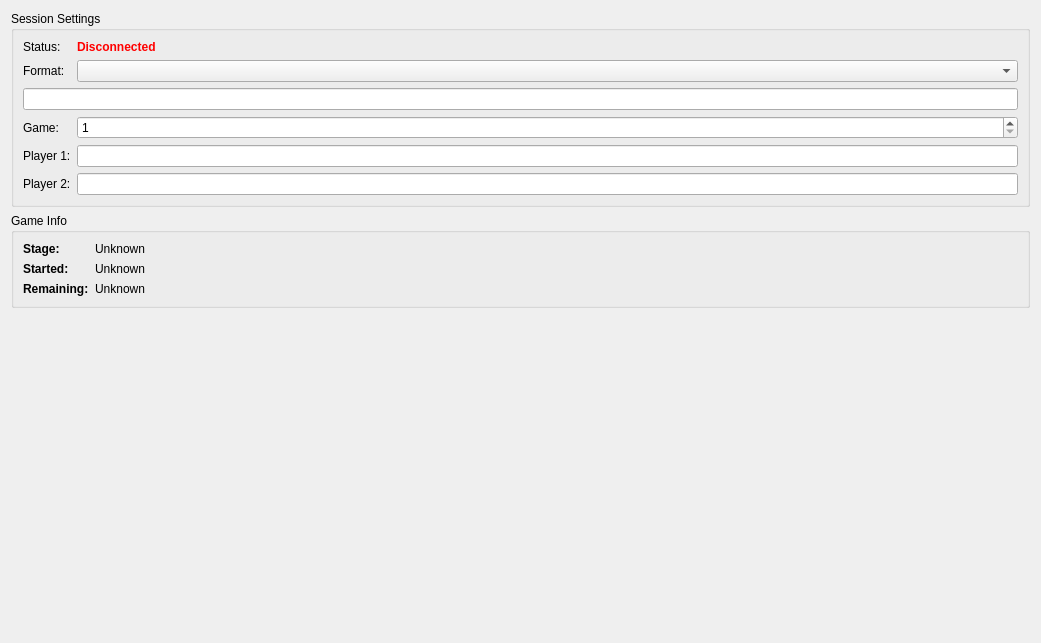
<?xml version="1.0" encoding="UTF-8"?>
<ui version="4.0">
 <class>ActiveSessionView</class>
 <widget class="QWidget" name="ActiveSessionView">
  <property name="geometry">
   <rect>
    <x>0</x>
    <y>0</y>
    <width>1041</width>
    <height>643</height>
   </rect>
  </property>
  <property name="windowTitle">
   <string>Form</string>
  </property>
  <layout class="QGridLayout" name="gridLayout_2" rowstretch="0,0,0,0" columnstretch="0,1">
   <item row="1" column="0">
    <widget class="QGroupBox" name="groupBox">
     <property name="title">
      <string>Game Info</string>
     </property>
     <layout class="QFormLayout" name="formLayout">
      <item row="0" column="0">
       <widget class="QLabel" name="label">
        <property name="text">
         <string>&lt;html&gt;&lt;head/&gt;&lt;body&gt;&lt;p&gt;&lt;span style=&quot; font-weight:600;&quot;&gt;Stage:&lt;/span&gt;&lt;/p&gt;&lt;/body&gt;&lt;/html&gt;</string>
        </property>
       </widget>
      </item>
      <item row="0" column="1">
       <widget class="QLabel" name="label_stage">
        <property name="text">
         <string>Unknown</string>
        </property>
       </widget>
      </item>
      <item row="1" column="0">
       <widget class="QLabel" name="label_3">
        <property name="text">
         <string>&lt;html&gt;&lt;head/&gt;&lt;body&gt;&lt;p&gt;&lt;span style=&quot; font-weight:600;&quot;&gt;Started:&lt;/span&gt;&lt;/p&gt;&lt;/body&gt;&lt;/html&gt;</string>
        </property>
       </widget>
      </item>
      <item row="1" column="1">
       <widget class="QLabel" name="label_started">
        <property name="text">
         <string>Unknown</string>
        </property>
       </widget>
      </item>
      <item row="2" column="0">
       <widget class="QLabel" name="label_2">
        <property name="text">
         <string>&lt;html&gt;&lt;head/&gt;&lt;body&gt;&lt;p&gt;&lt;span style=&quot; font-weight:600;&quot;&gt;Remaining:&lt;/span&gt;&lt;/p&gt;&lt;/body&gt;&lt;/html&gt;</string>
        </property>
       </widget>
      </item>
      <item row="2" column="1">
       <widget class="QLabel" name="label_remaining">
        <property name="text">
         <string>Unknown</string>
        </property>
       </widget>
      </item>
     </layout>
    </widget>
   </item>
   <item row="2" column="0">
    <layout class="QVBoxLayout" name="layout_playerInfo"/>
   </item>
   <item row="0" column="0">
    <widget class="QGroupBox" name="groupBox_2">
     <property name="title">
      <string>Session Settings</string>
     </property>
     <layout class="QGridLayout" name="gridLayout">
      <item row="5" column="0">
       <widget class="QLabel" name="label_8">
        <property name="text">
         <string>Player 2:</string>
        </property>
       </widget>
      </item>
      <item row="1" column="1">
       <widget class="QComboBox" name="comboBox_format"/>
      </item>
      <item row="3" column="0">
       <widget class="QLabel" name="label_9">
        <property name="text">
         <string>Game:</string>
        </property>
       </widget>
      </item>
      <item row="3" column="1">
       <widget class="QSpinBox" name="spinBox_gameNumber">
        <property name="minimum">
         <number>1</number>
        </property>
        <property name="maximum">
         <number>10000</number>
        </property>
       </widget>
      </item>
      <item row="4" column="1">
       <widget class="QLineEdit" name="lineEdit_player1">
        <property name="text">
         <string/>
        </property>
       </widget>
      </item>
      <item row="5" column="1">
       <widget class="QLineEdit" name="lineEdit_player2">
        <property name="text">
         <string/>
        </property>
       </widget>
      </item>
      <item row="4" column="0">
       <widget class="QLabel" name="label_7">
        <property name="text">
         <string>Player 1:</string>
        </property>
       </widget>
      </item>
      <item row="2" column="0" colspan="2">
       <widget class="QLineEdit" name="lineEdit_formatOther">
        <property name="enabled">
         <bool>true</bool>
        </property>
       </widget>
      </item>
      <item row="1" column="0">
       <widget class="QLabel" name="label_6">
        <property name="text">
         <string>Format:</string>
        </property>
       </widget>
      </item>
      <item row="0" column="0">
       <widget class="QLabel" name="label_4">
        <property name="text">
         <string>Status:</string>
        </property>
       </widget>
      </item>
      <item row="0" column="1">
       <widget class="QLabel" name="label_connection">
        <property name="text">
         <string>&lt;html&gt;&lt;head/&gt;&lt;body&gt;&lt;p&gt;&lt;span style=&quot;font-weight:600; color:#ff0000;&quot;&gt;Disconnected&lt;/span&gt;&lt;/p&gt;&lt;/body&gt;&lt;/html&gt;</string>
        </property>
        <property name="textFormat">
         <enum>Qt::RichText</enum>
        </property>
       </widget>
      </item>
     </layout>
    </widget>
   </item>
   <item row="3" column="0">
    <spacer name="verticalSpacer">
     <property name="orientation">
      <enum>Qt::Vertical</enum>
     </property>
     <property name="sizeHint" stdset="0">
      <size>
       <width>20</width>
       <height>40</height>
      </size>
     </property>
    </spacer>
   </item>
   <item row="0" column="1" rowspan="4">
    <layout class="QHBoxLayout" name="layout_sessionViewer"/>
   </item>
  </layout>
 </widget>
 <resources/>
 <connections/>
</ui>
